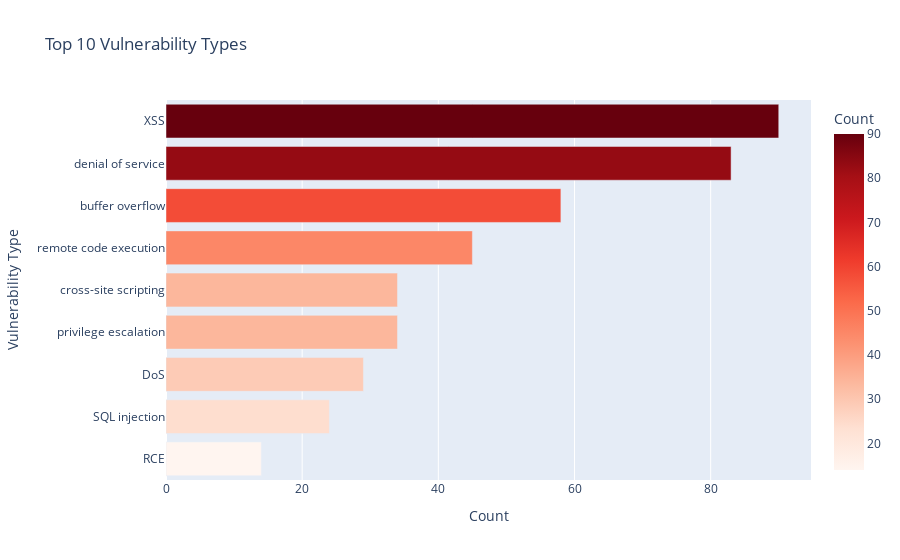

Notebook cell for this chart:
### Markdown cell above
### Vulnerability Types

### Code cell
# Most common vulnerability types
all_vuln_types = [vtype for vtypes in df['vuln_types'] for vtype in vtypes if vtype]
if all_vuln_types:
    vuln_type_counts = Counter(all_vuln_types)
    
    top_vulns = pd.DataFrame(
        vuln_type_counts.most_common(10),
        columns=['Vulnerability Type', 'Count']
    )
    
    fig = px.bar(
        top_vulns,
        x='Count',
        y='Vulnerability Type',
        orientation='h',
        title='Top 10 Vulnerability Types',
        color='Count',
        color_continuous_scale='Reds'
    )
    fig.update_layout(yaxis={'categoryorder':'total ascending'})
    fig.show()
else:
    print("⚠️ No vulnerability types extracted (this is normal if not in descriptions)")

### Figure 1 — Plotly figure (JSON) as saved in the notebook; plotly's stock layout.template omitted (floating-point values rounded to 4 significant figures)
{"data": [{"hovertemplate": "Count=%{marker.color}<br>Vulnerability Type=%{y}<extra></extra>", "legendgroup": "", "marker": {"color": [90, 83, 58, 45, 34, 34, 29, 24, 14], "coloraxis": "coloraxis", "pattern": {"shape": ""}}, "name": "", "orientation": "h", "showlegend": false, "textposition": "auto", "type": "bar", "x": [90, 83, 58, 45, 34, 34, 29, 24, 14], "xaxis": "x", "y": ["XSS", "denial of service", "buffer overflow", "remote code execution", "privilege escalation", "cross-site scripting", "DoS", "SQL injection", "RCE"], "yaxis": "y"}], "layout": {"barmode": "relative", "coloraxis": {"colorbar": {"title": {"text": "Count"}}, "colorscale": [[0, "rgb(255,245,240)"], [0.125, "rgb(254,224,210)"], [0.25, "rgb(252,187,161)"], [0.375, "rgb(252,146,114)"], [0.5, "rgb(251,106,74)"], [0.625, "rgb(239,59,44)"], [0.75, "rgb(203,24,29)"], [0.875, "rgb(165,15,21)"], [1, "rgb(103,0,13)"]]}, "legend": {"tracegroupgap": 0}, "title": {"text": "Top 10 Vulnerability Types"}, "xaxis": {"anchor": "y", "domain": [0, 1], "title": {"text": "Count"}}, "yaxis": {"anchor": "x", "categoryorder": "total ascending", "domain": [0, 1], "title": {"text": "Vulnerability Type"}}}}
